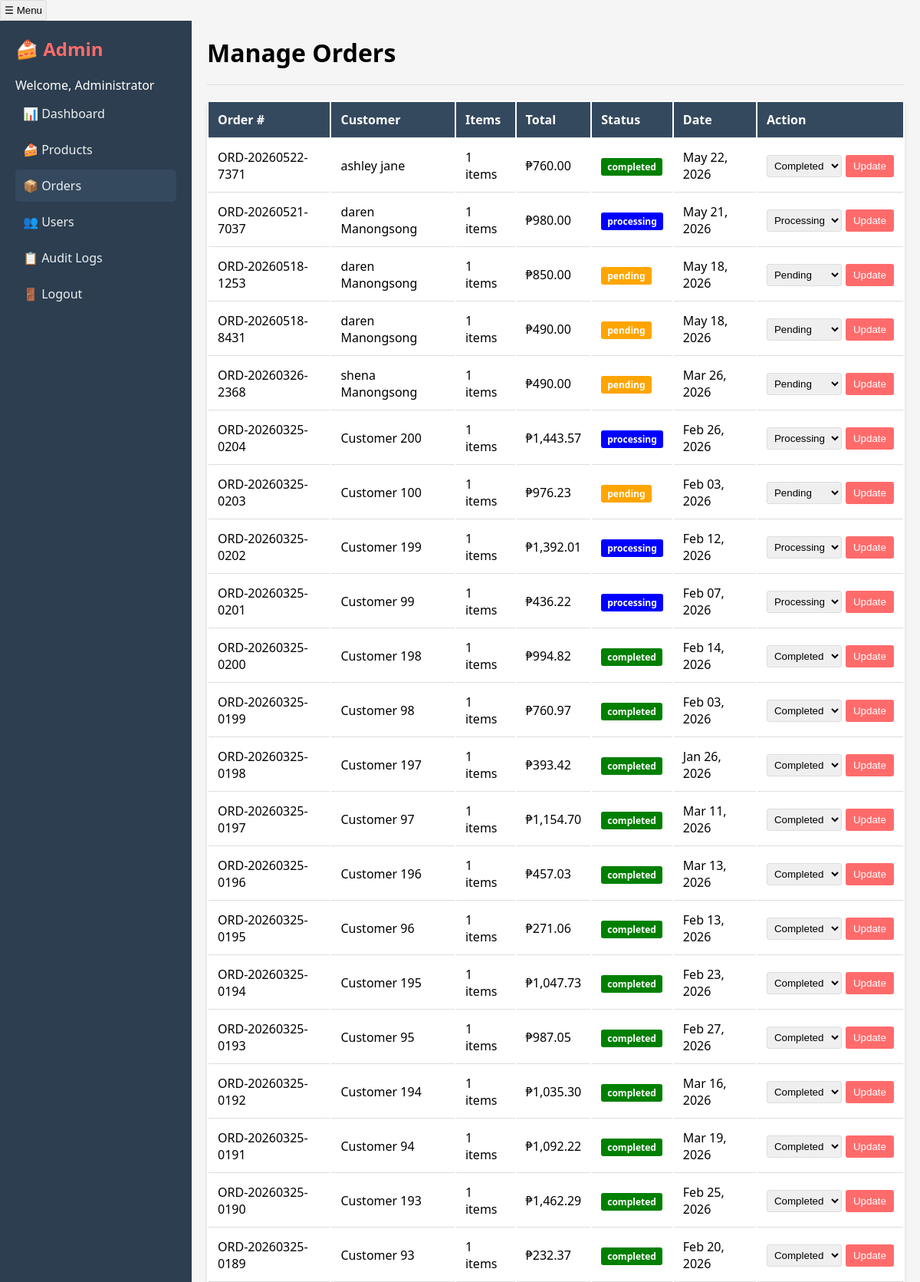
The app's page /admin/orders.php (signed in, upper part) with its own data.
### tables this page shows
CREATE TABLE `orders` (
  `id` int(11) NOT NULL,
  `user_id` int(11) NOT NULL,
  `order_number` varchar(20) NOT NULL,
  `total_amount` decimal(10,2) NOT NULL,
  `status` enum('pending','processing','completed','cancelled') DEFAULT 'pending',
  `shipping_address` text DEFAULT NULL,
  `notes` text DEFAULT NULL,
  `order_token` varchar(255) DEFAULT NULL,
  `created_at` timestamp NOT NULL DEFAULT current_timestamp()
);

CREATE TABLE `users` (
  `id` int(11) NOT NULL,
  `username` varchar(50) NOT NULL,
  `email` varchar(100) NOT NULL,
  `password` varchar(255) NOT NULL,
  `full_name` varchar(100) DEFAULT NULL,
  `role` enum('admin','customer') DEFAULT 'customer',
  `created_at` timestamp NOT NULL DEFAULT current_timestamp()
);

### admin/orders.php (the view, shortened to what this page needs)
<?php
require_once '../db.php';
$orders = $conn->query("
    SELECT o.*, u.username, u.full_name,
    (SELECT COUNT(*) FROM order_items WHERE order_id = o.id) as item_count
    FROM orders o
    JOIN users u ON o.user_id = u.id
    ORDER BY o.id DESC
")->fetchAll();
?>
<!DOCTYPE html>
<html>
<head>
</head>
<body>
    <button class="menu-toggle" onclick="toggleSidebar()">☰ Menu</button>
    <div class="dashboard">
        <div class="sidebar">
            <h2>🍰 <span>Admin</span></h2>
            <p>Welcome, <?php echo $_SESSION['full_name']; ?></p>
            <nav>
                <a href="dashboard.php">📊 Dashboard</a>
                <a href="products.php">🍰 Products</a>
                <a href="orders.php" class="active">📦 Orders</a>
                <a href="users.php">👥 Users</a>
                <a href="audit.php">📋 Audit Logs</a>
                <a href="../logout.php">🚪 Logout</a>
            </nav>
        </div>
        <div class="content">
            <div class="header">
                <h1>Manage Orders</h1>
            </div>
            <table>
                <thead>
                    <tr>
                        <th>Order #</th>
                        <th>Customer</th>
                        <th>Items</th>
                        <th>Total</th>
                        <th>Status</th>
                        <th>Date</th>
                        <th>Action</th>
                    </tr>
                </thead>
                <tbody>
                    <?php foreach($orders as $order): ?>
                    <tr>
                        <td><?php echo $order['order_number']; ?></td>
                        <td><?php echo $order['full_name']; ?></td>
                        <td><?php echo $order['item_count']; ?> items</td>
                        <td>₱<?php echo number_format($order['total_amount'], 2); ?></td>
                        <td>
                            <span class="badge <?php echo $order['status']; ?>"><?php echo $order['status']; ?></span>
                        </td>
                        <td><?php echo date('M d, Y', strtotime($order['created_at'])); ?></td>
                        <td>
                            <form method="POST" style="display: flex; gap: 5px;">
                                <select name="status">
                                    <option value="pending" <?php echo $order['status']=='pending'?'selected':''; ?>>Pending</option>
                                    <option value="processing" <?php echo $order['status']=='processing'?'selected':''; ?>>Processing</option>
                                    <option value="completed" <?php echo $order['status']=='completed'?'selected':''; ?>>Completed</option>
                                </select>
                                <button type="submit" name="update_status" class="btn">Update</button>
                            </form>
                        </td>
                    </tr>
                    <?php endforeach; ?>
                </tbody>
            </table>
        </div>
    </div>
</body>
</html>

### admin/orders.php (style rules this page uses)
* { margin: 0; padding: 0; box-sizing: border-box; }
body { font-family: 'Segoe UI', Tahoma, Geneva, Verdana, sans-serif; background: #f5f5f5; }
.dashboard { display: flex; min-height: 100vh; }
.sidebar { width: 250px; background: #2c3e50; color: white; padding: 20px; }
.sidebar h2 { margin-bottom: 20px; }
.sidebar h2 span { color: #ff6b6b; }
.sidebar a { display: block; color: #ecf0f1; text-decoration: none; padding: 10px; margin: 5px 0; border-radius: 5px; }
.sidebar a:hover, .sidebar a.active { background: #34495e; }
.content { flex: 1; padding: 20px; }
.header { display: flex; justify-content: space-between; align-items: center; margin-bottom: 20px; padding-bottom: 20px; border-bottom: 1px solid #ddd; }
table { width: 100%; background: white; border-radius: 8px; overflow: hidden; box-shadow: 0 2px 5px rgba(0,0,0,0.1); }
th, td { padding: 12px; text-align: left; border-bottom: 1px solid #ddd; }
th { background: #34495e; color: white; }
.badge { padding: 3px 8px; border-radius: 3px; font-size: 12px; font-weight: bold; }
.badge.pending { background: orange; color: white; }
.badge.processing { background: blue; color: white; }
.badge.completed { background: green; color: white; }
select, button { padding: 5px; border-radius: 3px; border: 1px solid #ddd; }
.btn { padding: 5px 10px; background: #ff6b6b; color: white; border: none; border-radius: 3px; cursor: pointer; }

### records on screen
orders: order_number "ORD-20260522-7371", user.full_name "ashley jane", item_count "1", total_amount "760.00", status "completed", created_at "May 22, 2026", status "Completed"
orders: order_number "ORD-20260521-7037", user.full_name "daren Manongsong", item_count "1", total_amount "980.00", status "processing", created_at "May 21, 2026", status "Processing"
orders: order_number "ORD-20260518-1253", user.full_name "daren Manongsong", item_count "1", total_amount "850.00", status "pending", created_at "May 18, 2026", status "Pending"
orders: order_number "ORD-20260518-8431", user.full_name "daren Manongsong", item_count "1", total_amount "490.00", status "pending", created_at "May 18, 2026", status "Pending"
orders: order_number "ORD-20260326-2368", user.full_name "shena Manongsong", item_count "1", total_amount "490.00", status "pending", created_at "Mar 26, 2026", status "Pending"
orders: order_number "ORD-20260325-0204", user.full_name "Customer 200", item_count "1", total_amount "1,443.57", status "processing", created_at "Feb 26, 2026", status "Processing"
orders: order_number "ORD-20260325-0203", user.full_name "Customer 100", item_count "1", total_amount "976.23", status "pending", created_at "Feb 03, 2026", status "Pending"
orders: order_number "ORD-20260325-0202", user.full_name "Customer 199", item_count "1", total_amount "1,392.01", status "processing", created_at "Feb 12, 2026", status "Processing"
orders: order_number "ORD-20260325-0201", user.full_name "Customer 99", item_count "1", total_amount "436.22", status "processing", created_at "Feb 07, 2026", status "Processing"
orders: order_number "ORD-20260325-0200", user.full_name "Customer 198", item_count "1", total_amount "994.82", status "completed", created_at "Feb 14, 2026", status "Completed"
orders: order_number "ORD-20260325-0199", user.full_name "Customer 98", item_count "1", total_amount "760.97", status "completed", created_at "Feb 03, 2026", status "Completed"
orders: order_number "ORD-20260325-0198", user.full_name "Customer 197", item_count "1", total_amount "393.42", status "completed", created_at "Jan 26, 2026", status "Completed"
orders: order_number "ORD-20260325-0197", user.full_name "Customer 97", item_count "1", total_amount "1,154.70", status "completed", created_at "Mar 11, 2026", status "Completed"
orders: order_number "ORD-20260325-0196", user.full_name "Customer 196", item_count "1", total_amount "457.03", status "completed", created_at "Mar 13, 2026", status "Completed"
orders: order_number "ORD-20260325-0195", user.full_name "Customer 96", item_count "1", total_amount "271.06", status "completed", created_at "Feb 13, 2026", status "Completed"
orders: order_number "ORD-20260325-0194", user.full_name "Customer 195", item_count "1", total_amount "1,047.73", status "completed", created_at "Feb 23, 2026", status "Completed"
orders: order_number "ORD-20260325-0193", user.full_name "Customer 95", item_count "1", total_amount "987.05", status "completed", created_at "Feb 27, 2026", status "Completed"
orders: order_number "ORD-20260325-0192", user.full_name "Customer 194", item_count "1", total_amount "1,035.30", status "completed", created_at "Mar 16, 2026", status "Completed"
orders: order_number "ORD-20260325-0191", user.full_name "Customer 94", item_count "1", total_amount "1,092.22", status "completed", created_at "Mar 19, 2026", status "Completed"
orders: order_number "ORD-20260325-0190", user.full_name "Customer 193", item_count "1", total_amount "1,462.29", status "completed", created_at "Feb 25, 2026", status "Completed"
orders: order_number "ORD-20260325-0189", user.full_name "Customer 93", item_count "1", total_amount "232.37", status "completed", created_at "Feb 20, 2026", status "Completed"

### other values on screen
$_SESSION['full_name'] "Administrator"
